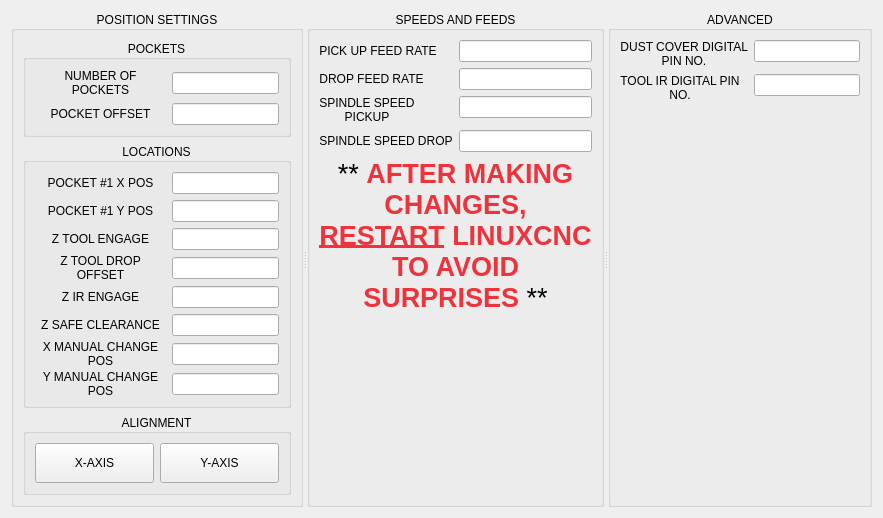
      <widget class="QWidget" name="tabAdvancedSettings">
       <attribute name="title">
        <string>Settings</string>
       </attribute>
       <layout class="QVBoxLayout" name="verticalLayout_7">
        <item>
         <widget class="QSplitter" name="splitter">
          <property name="orientation">
           <enum>Qt::Horizontal</enum>
          </property>
          <widget class="QGroupBox" name="gbPositionSettings">
           <property name="title">
            <string>POSITION SETTINGS</string>
           </property>
           <property name="alignment">
            <set>Qt::AlignCenter</set>
           </property>
           <layout class="QVBoxLayout" name="verticalLayout_8">
            <item>
             <widget class="QGroupBox" name="gbPockets">
              <property name="title">
               <string>POCKETS</string>
              </property>
              <property name="alignment">
               <set>Qt::AlignCenter</set>
              </property>
              <layout class="QGridLayout" name="gridLayout_2">
               <item row="0" column="0">
                <widget class="QLabel" name="lblNoPockets">
                 <property name="text">
                  <string>NUMBER OF POCKETS</string>
                 </property>
                 <property name="alignment">
                  <set>Qt::AlignCenter</set>
                 </property>
                 <property name="wordWrap">
                  <bool>true</bool>
                 </property>
                </widget>
               </item>
               <item row="0" column="1">
                <widget class="QLineEdit" name="leNoPockets">
                 <property name="alignment">
                  <set>Qt::AlignCenter</set>
                 </property>
                </widget>
               </item>
               <item row="1" column="0">
                <widget class="QLabel" name="lblPocketOffset">
                 <property name="text">
                  <string>POCKET OFFSET</string>
                 </property>
                 <property name="alignment">
                  <set>Qt::AlignCenter</set>
                 </property>
                 <property name="wordWrap">
                  <bool>true</bool>
                 </property>
                </widget>
               </item>
               <item row="1" column="1">
                <widget class="QLineEdit" name="lePocketOffset">
                 <property name="alignment">
                  <set>Qt::AlignCenter</set>
                 </property>
                </widget>
               </item>
              </layout>
             </widget>
            </item>
            <item>
             <widget class="QGroupBox" name="gbLocations">
              <property name="title">
               <string>LOCATIONS</string>
              </property>
              <property name="alignment">
               <set>Qt::AlignCenter</set>
              </property>
              <layout class="QGridLayout" name="gridLayout_3">
               <item row="0" column="0">
                <widget class="QLabel" name="lblPocketOneXPos">
                 <property name="text">
                  <string>POCKET #1 X POS</string>
                 </property>
                 <property name="alignment">
                  <set>Qt::AlignCenter</set>
                 </property>
                 <property name="wordWrap">
                  <bool>true</bool>
                 </property>
                </widget>
               </item>
               <item row="0" column="1">
                <widget class="QLineEdit" name="leLocPocketOneX">
                 <property name="alignment">
                  <set>Qt::AlignCenter</set>
                 </property>
                </widget>
               </item>
               <item row="1" column="0">
                <widget class="QLabel" name="lblPocketOneYPos">
                 <property name="text">
                  <string>POCKET #1 Y POS</string>
                 </property>
                 <property name="alignment">
                  <set>Qt::AlignCenter</set>
                 </property>
                 <property name="wordWrap">
                  <bool>true</bool>
                 </property>
                </widget>
               </item>
               <item row="1" column="1">
                <widget class="QLineEdit" name="leLocPocketOneY">
                 <property name="alignment">
                  <set>Qt::AlignCenter</set>
                 </property>
                </widget>
               </item>
               <item row="2" column="0">
                <widget class="QLabel" name="lblLocZEngage">
                 <property name="text">
                  <string>Z TOOL ENGAGE</string>
                 </property>
                 <property name="alignment">
                  <set>Qt::AlignCenter</set>
                 </property>
                 <property name="wordWrap">
                  <bool>true</bool>
                 </property>
                </widget>
               </item>
               <item row="2" column="1">
                <widget class="QLineEdit" name="leLocZEngage">
                 <property name="alignment">
                  <set>Qt::AlignCenter</set>
                 </property>
                </widget>
               </item>
               <item row="3" column="0">
                <widget class="QLabel" name="lblLocZEngageDrop">
                 <property name="text">
                  <string>Z TOOL DROP OFFSET</string>
                 </property>
                 <property name="alignment">
                  <set>Qt::AlignCenter</set>
                 </property>
                 <property name="wordWrap">
                  <bool>true</bool>
                 </property>
                </widget>
               </item>
               <item row="3" column="1">
                <widget class="QLineEdit" name="leZToolDropOffset">
                 <property name="alignment">
                  <set>Qt::AlignCenter</set>
                 </property>
                </widget>
               </item>
               <item row="4" column="0">
                <widget class="QLabel" name="lblLocZIROffset">
                 <property name="text">
                  <string>Z IR ENGAGE</string>
                 </property>
                 <property name="alignment">
                  <set>Qt::AlignCenter</set>
                 </property>
                 <property name="wordWrap">
                  <bool>true</bool>
                 </property>
                </widget>
               </item>
               <item row="4" column="1">
                <widget class="QLineEdit" name="leLocZIREngage">
                 <property name="alignment">
                  <set>Qt::AlignCenter</set>
                 </property>
                </widget>
               </item>
               <item row="5" column="0">
                <widget class="QLabel" name="lblLocZSafeClearance">
                 <property name="text">
                  <string>Z SAFE CLEARANCE</string>
                 </property>
                 <property name="alignment">
                  <set>Qt::AlignCenter</set>
                 </property>
                 <property name="wordWrap">
                  <bool>true</bool>
                 </property>
                </widget>
               </item>
               <item row="5" column="1">
                <widget class="QLineEdit" name="leZSafeClearance">
                 <property name="alignment">
                  <set>Qt::AlignCenter</set>
                 </property>
                </widget>
               </item>
               <item row="6" column="0">
                <widget class="QLabel" name="lblLocXManualChangePos">
                 <property name="text">
                  <string>X MANUAL CHANGE POS</string>
                 </property>
                 <property name="alignment">
                  <set>Qt::AlignCenter</set>
                 </property>
                 <property name="wordWrap">
                  <bool>true</bool>
                 </property>
                </widget>
               </item>
               <item row="6" column="1">
                <widget class="QLineEdit" name="leXManualChangePos">
                 <property name="alignment">
                  <set>Qt::AlignCenter</set>
                 </property>
                </widget>
               </item>
               <item row="7" column="0">
                <widget class="QLabel" name="lblLocYManualChangePos">
                 <property name="text">
                  <string>Y MANUAL CHANGE POS</string>
                 </property>
                 <property name="alignment">
                  <set>Qt::AlignCenter</set>
                 </property>
                 <property name="wordWrap">
                  <bool>true</bool>
                 </property>
                </widget>
               </item>
               <item row="7" column="1">
                <widget class="QLineEdit" name="leYManualChangePos">
                 <property name="alignment">
                  <set>Qt::AlignCenter</set>
                 </property>
                </widget>
               </item>
              </layout>
             </widget>
            </item>
            <item>
             <widget class="QGroupBox" name="gbAlignment">
              <property name="title">
               <string>ALIGNMENT</string>
              </property>
              <property name="alignment">
               <set>Qt::AlignCenter</set>
              </property>
              <layout class="QHBoxLayout" name="horizontalLayout_8">
               <item>
                <widget class="QPushButton" name="pbXAxis">
                 <property name="minimumSize">
                  <size>
                   <width>0</width>
                   <height>40</height>
                  </size>
                 </property>
                 <property name="text">
                  <string>X-AXIS</string>
                 </property>
                 <property name="checkable">
                  <bool>true</bool>
                 </property>
                 <property name="indicator_option" stdset="0">
                  <bool>true</bool>
                 </property>
                 <property name="indicator_status_option" stdset="0">
                  <bool>true</bool>
                 </property>
                 <property name="python_command_option" stdset="0">
                  <bool>true</bool>
                 </property>
                 <property name="indicator_size" stdset="0">
                  <double>0.600000000000000</double>
                 </property>
                </widget>
               </item>
               <item>
                <widget class="QPushButton" name="pbYAxis">
                 <property name="minimumSize">
                  <size>
                   <width>0</width>
                   <height>40</height>
                  </size>
                 </property>
                 <property name="text">
                  <string>Y-AXIS</string>
                 </property>
                 <property name="checkable">
                  <bool>true</bool>
                 </property>
                 <!--<property name="pin_name" stdset="0">
                  <string>yy</string>
                 </property>-->
                 <property name="indicator_option" stdset="0">
                  <bool>true</bool>
                 </property>
                 <property name="indicator_status_option" stdset="0">
                  <bool>true</bool>
                 </property>
                 <property name="python_command_option" stdset="0">
                  <bool>true</bool>
                 </property>
                 <property name="indicator_size" stdset="0">
                  <double>0.600000000000000</double>
                 </property>
                </widget>
               </item>
              </layout>
             </widget>
            </item>
           </layout>
          </widget>
          <widget class="QGroupBox" name="gbSpeedSettings">
           <property name="title">
            <string>SPEEDS AND FEEDS</string>
           </property>
           <property name="alignment">
            <set>Qt::AlignCenter</set>
           </property>
           <layout class="QFormLayout" name="formLayout_2">
            <item row="0" column="0">
             <widget class="QLabel" name="lblSFPickUpRate">
              <property name="text">
               <string>PICK UP FEED RATE</string>
              </property>
              <property name="alignment">
               <set>Qt::AlignCenter</set>
              </property>
              <property name="wordWrap">
               <bool>true</bool>
              </property>
             </widget>
            </item>
            <item row="0" column="1">
             <widget class="QLineEdit" name="leSFPickUpRate">
              <property name="alignment">
               <set>Qt::AlignCenter</set>
              </property>
             </widget>
            </item>
            <item row="1" column="0">
             <widget class="QLabel" name="lblSFDropRate">
              <property name="text">
               <string>DROP FEED RATE</string>
              </property>
              <property name="alignment">
               <set>Qt::AlignCenter</set>
              </property>
              <property name="wordWrap">
               <bool>true</bool>
              </property>
             </widget>
            </item>
            <item row="1" column="1">
             <widget class="QLineEdit" name="leSFDropRate">
              <property name="alignment">
               <set>Qt::AlignCenter</set>
              </property>
             </widget>
            </item>
            <item row="2" column="0">
             <widget class="QLabel" name="lblSpindleSpeedPickup">
              <property name="text">
               <string>SPINDLE SPEED PICKUP</string>
              </property>
              <property name="alignment">
               <set>Qt::AlignCenter</set>
              </property>
              <property name="wordWrap">
               <bool>true</bool>
              </property>
             </widget>
            </item>
            <item row="2" column="1">
             <widget class="QLineEdit" name="leSpindleSpeedPickup">
              <property name="alignment">
               <set>Qt::AlignCenter</set>
              </property>
             </widget>
            </item>
            <item row="3" column="0">
             <widget class="QLabel" name="lblSpindleSpeedDrop">
              <property name="text">
               <string>SPINDLE SPEED DROP</string>
              </property>
              <property name="alignment">
               <set>Qt::AlignCenter</set>
              </property>
              <property name="wordWrap">
               <bool>true</bool>
              </property>
             </widget>
            </item>
            <item row="3" column="1">
             <widget class="QLineEdit" name="leSpindleSpeedDrop">
              <property name="alignment">
               <set>Qt::AlignCenter</set>
              </property>
             </widget>
            </item>
            <item row="4" column="0" colspan="2">
             <widget class="QLabel" name="label">
              <property name="text">
               <string>&lt;html&gt;&lt;head/&gt;&lt;body&gt;&lt;p align=&quot;center&quot;&gt;&lt;span style=&quot; font-size:20pt;&quot;&gt;** &lt;/span&gt;&lt;span style=&quot; font-size:20pt; font-weight:600; color:#ed333b;&quot;&gt;AFTER MAKING CHANGES, &lt;/span&gt;&lt;span style=&quot; font-size:20pt; font-weight:600; text-decoration: underline; color:#ed333b;&quot;&gt;RESTART&lt;/span&gt;&lt;span style=&quot; font-size:20pt; font-weight:600; color:#ed333b;&quot;&gt; LINUXCNC TO AVOID SURPRISES&lt;/span&gt;&lt;span style=&quot; font-size:20pt;&quot;&gt; **&lt;/span&gt;&lt;/p&gt;&lt;/body&gt;&lt;/html&gt;</string>
              </property>
              <property name="wordWrap">
               <bool>true</bool>
              </property>
             </widget>
            </item>
           </layout>
          </widget>
          <widget class="QGroupBox" name="gbAdvancedConfig">
           <property name="title">
            <string>ADVANCED</string>
           </property>
           <property name="alignment">
            <set>Qt::AlignCenter</set>
           </property>
           <layout class="QFormLayout" name="formLayout_3">
            <item row="0" column="0">
             <widget class="QLabel" name="lblCoverDPin">
              <property name="text">
               <string>DUST COVER DIGITAL PIN NO.</string>
              </property>
              <property name="alignment">
               <set>Qt::AlignCenter</set>
              </property>
              <property name="wordWrap">
               <bool>true</bool>
              </property>
             </widget>
            </item>
            <item row="0" column="1">
             <widget class="QLineEdit" name="leCoverDPinInput">
              <property name="inputMask">
               <string>9</string>
              </property>
              <property name="alignment">
               <set>Qt::AlignCenter</set>
              </property>
             </widget>
            </item>
            <item row="1" column="0">
             <widget class="QLabel" name="lblToolIRDPiNo">
              <property name="text">
               <string>TOOL IR DIGITAL PIN NO.</string>
              </property>
              <property name="alignment">
               <set>Qt::AlignCenter</set>
              </property>
              <property name="wordWrap">
               <bool>true</bool>
              </property>
             </widget>
            </item>
            <item row="1" column="1">
             <widget class="QLineEdit" name="leIRDPinInput">
              <property name="inputMask">
               <string>9</string>
              </property>
              <property name="alignment">
               <set>Qt::AlignCenter</set>
              </property>
             </widget>
            </item>
           </layout>
          </widget>
         </widget>
        </item>
       </layout>
      </widget>
